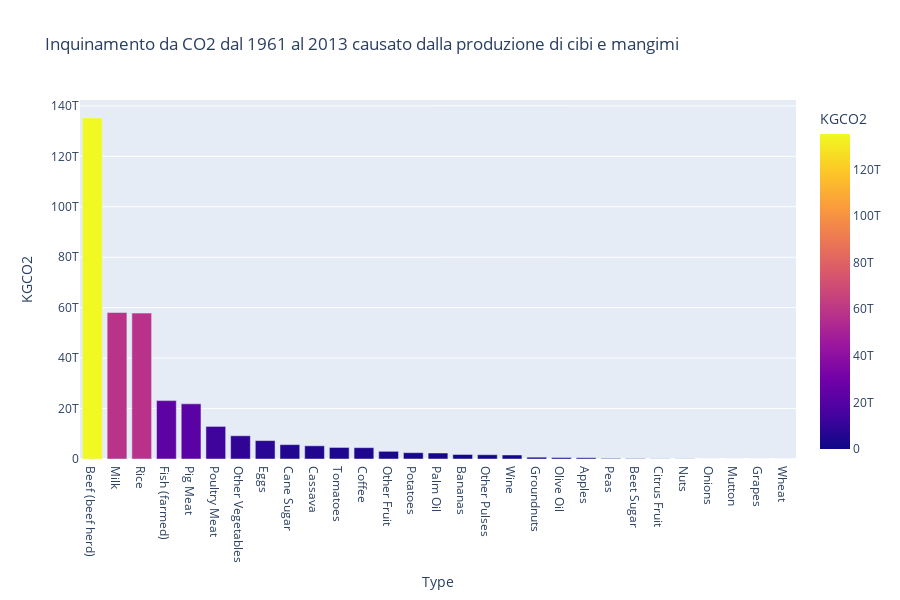

Notebook code for this chart:
### Markdown cell above
# Calcolo l'inquinamento da CO2 di tutti i cibi e mangimi

### Code cell
# Estrazione dei tipi di alimento
Food_types = Food_items["Type"].drop_duplicates().to_list()
Food_types_CO2KG = [Food_Production_df[Food_Production_df["Food product"] == food_type]["Total_emissions"].to_list() for food_type in Food_types]

Feed_types = Feed_items["Type"].drop_duplicates().to_list()
Feed_types_CO2KG = [Food_Production_df[Food_Production_df["Food product"] == feed_type]["Total_emissions"].to_list() for feed_type in Feed_types]

# Creazione del dizionario
Food_types_CO2KG_dict = dict()
Feed_types_CO2KG_dict = dict()

# Creazione del dizionario
for i in range(len(Food_types)):
     Food_types_CO2KG_dict[Food_types[i]] = 0

     if len(Food_types_CO2KG[i]) != 0:
          Food_types_CO2KG_dict[Food_types[i]] = Food_types_CO2KG[i][0]

for index, record in Food_items.iterrows():
     Food_type = record["Type"]
     if Food_type in Food_types_CO2KG_dict.keys():
          Food_items.at[index, "KGCO2"] =  Food_items.at[index, "Tonnes"] * Food_types_CO2KG_dict[Food_type] * 1000
          Food_items.at[index, "TonnesCO2"] = Food_items.at[index, "Tonnes"] * Food_types_CO2KG_dict[Food_type]

for i in range(len(Feed_types)):
     Feed_types_CO2KG_dict[Feed_types[i]] = 0

     if len(Feed_types_CO2KG[i]) != 0:
          Feed_types_CO2KG_dict[Feed_types[i]] = Feed_types_CO2KG[i][0]

for index, record in Feed_items.iterrows():
     Feed_type = record["Type"]
     if Feed_type in Feed_types_CO2KG_dict.keys():
          Feed_items.at[index, "KGCO2"] =  Feed_items.at[index, "Tonnes"] * Feed_types_CO2KG_dict[Feed_type] * 1000
          Feed_items.at[index, "TonnesCO2"] = Feed_items.at[index, "Tonnes"] * Feed_types_CO2KG_dict[Feed_type]

Food_feed_df = pd.concat([Food_items, Feed_items], ignore_index=True)

temp_df = Food_feed_df.groupby("Type").sum(numeric_only=True).sort_values(by="KGCO2", ascending=False)

fig = px.bar(
     temp_df,
     x=temp_df.index,
     y="KGCO2",
     color="KGCO2",
     title='Inquinamento da CO2 dal 1961 al 2013 causato dalla produzione di cibi e mangimi',
     height=600
)

fig.show()

### Figure 1 — Plotly figure (JSON) as saved in the notebook; plotly's stock layout.template omitted (floating-point values rounded to 4 significant figures)
{"data": [{"alignmentgroup": "True", "hovertemplate": "Type=%{x}<br>KGCO2=%{marker.color}<extra></extra>", "legendgroup": "", "marker": {"color": [135210526800000, 58080000000000.0, 57842340000000, 23145554400000, 21867120000000, 12920000000000.0, 9213758500000, 7300224000000, 5703497800000, 5234049000000, 4577595400000, 4501000000000.0, 3047489900000, 2512394100000, 2371078400000, 1791000000000.0, 1692931200000, 1595974800000, 720712800000, 577728000000, 507667200000, 236100000000.0, 168600600000, 67998000000, 65810800000, 0, 0, 0, 0], "coloraxis": "coloraxis", "pattern": {"shape": ""}}, "name": "", "offsetgroup": "", "orientation": "v", "showlegend": false, "textposition": "auto", "type": "bar", "x": ["Beef (beef herd)", "Milk", "Rice", "Fish (farmed)", "Pig Meat", "Poultry Meat", "Other Vegetables", "Eggs", "Cane Sugar", "Cassava", "Tomatoes", "Coffee", "Other Fruit", "Potatoes", "Palm Oil", "Bananas", "Other Pulses", "Wine", "Groundnuts", "Olive Oil", "Apples", "Peas", "Beet Sugar", "Citrus Fruit", "Nuts", "Onions", "Mutton", "Grapes", "Wheat"], "xaxis": "x", "y": [135210526800000, 58080000000000.0, 57842340000000, 23145554400000, 21867120000000, 12920000000000.0, 9213758500000, 7300224000000, 5703497800000, 5234049000000, 4577595400000, 4501000000000.0, 3047489900000, 2512394100000, 2371078400000, 1791000000000.0, 1692931200000, 1595974800000, 720712800000, 577728000000, 507667200000, 236100000000.0, 168600600000, 67998000000, 65810800000, 0, 0, 0, 0], "yaxis": "y"}], "layout": {"barmode": "relative", "coloraxis": {"colorbar": {"title": {"text": "KGCO2"}}, "colorscale": [[0, "#0d0887"], [0.1111, "#46039f"], [0.2222, "#7201a8"], [0.3333, "#9c179e"], [0.4444, "#bd3786"], [0.5556, "#d8576b"], [0.6667, "#ed7953"], [0.7778, "#fb9f3a"], [0.8889, "#fdca26"], [1, "#f0f921"]]}, "height": 600, "legend": {"tracegroupgap": 0}, "title": {"text": "Inquinamento da CO2 dal 1961 al 2013 causato dalla produzione di cibi e mangimi"}, "xaxis": {"anchor": "y", "domain": [0, 1], "title": {"text": "Type"}}, "yaxis": {"anchor": "x", "domain": [0, 1], "title": {"text": "KGCO2"}}}}
